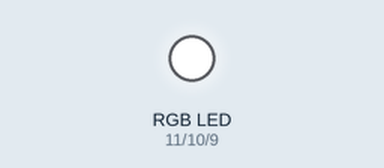
The sketch below on a simulated Arduino Uno, built with avr-gcc and run on an emulated ATmega328P. Shown: an RGB LED mixed from three pins (HIGH = lit).

Above: at 0.1 s.
Timing chart, 0 to 1.6 s (numbered marks = the images above):
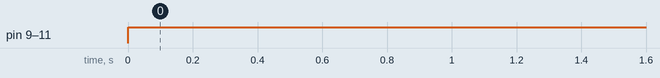

The sketch:

RGB_NONE_DAT.ino
```cpp
#define R 11
#define G 10
#define B 9
void setup() {
  pinMode(R,OUTPUT);
  pinMode(G,OUTPUT);
  pinMode(B,OUTPUT);

}

void loop() {
  White();
  delay(1000);

}
void White()
{
  digitalWrite(R,255);
  digitalWrite(G,255);
  digitalWrite(B,255);
}
```

Measured:
- by itself, pin 9 (B), pin 10 (G), pin 11 (R): LOW → HIGH at 0.00 s
